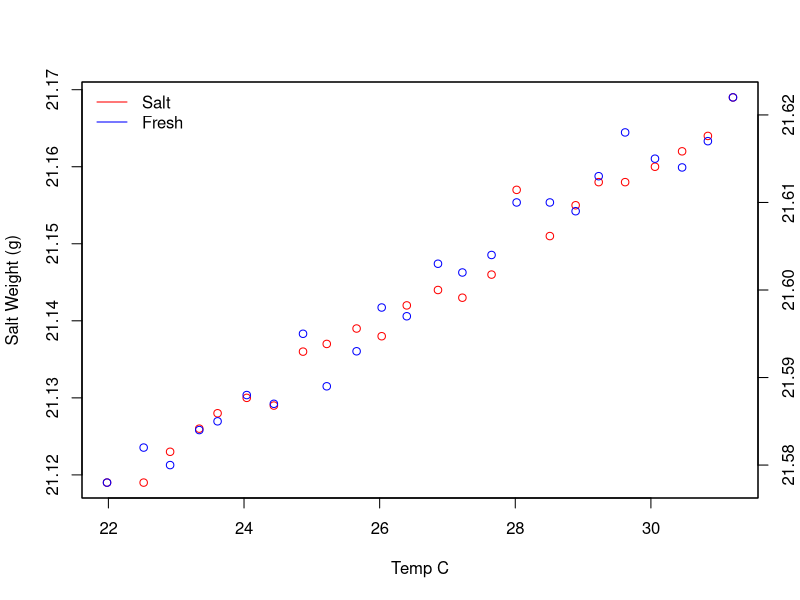
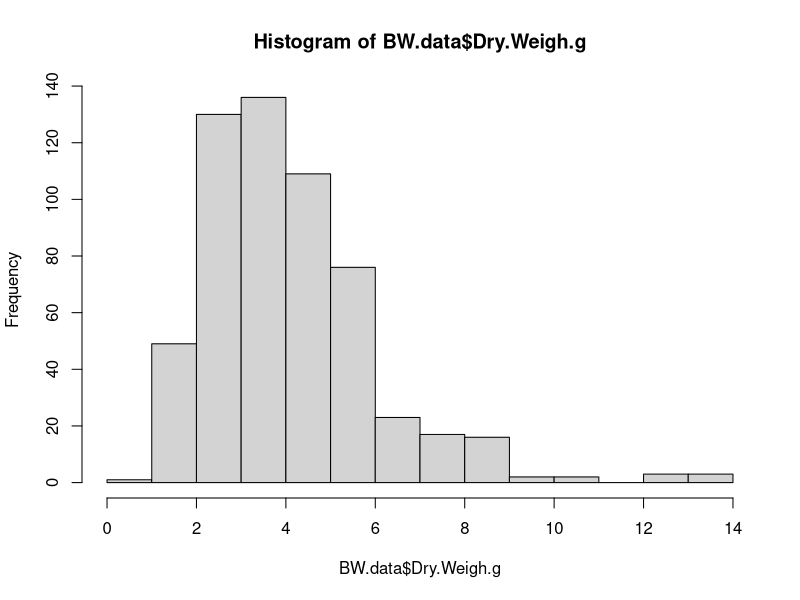
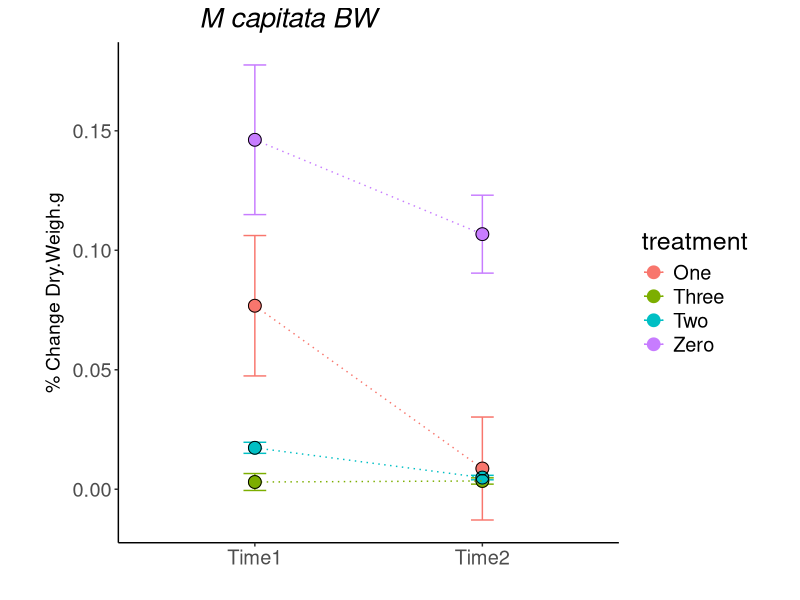

Recreate these plots in R, in order.
## ---- chunk 1
knitr::opts_chunk$set(echo = TRUE)
## ---- chunk 2
#rm(list=ls()) # removes all prior objects

library("car") #levenes test
library("ggplot2") #plotting
library("plotrix") #plotting
library("reshape") #data shaping
require("gridExtra") #Arrange Plots for output
require("plyr") #for ddply
require("dplyr")
require("utils")
library("reshape2") #data shaping
library(lubridate)

#load metadata
geno.frag<-read.csv("UROP_metadata_colony.csv")
  geno.frag$genotype<-as.factor(as.character(geno.frag$genotype))
  geno.frag$frag.id<-as.factor(as.character(geno.frag$frag.id))

#load shade levels
shade.levels<-read.csv("shade.levels.csv")
  shade.levels$frag.id<-as.factor(as.character(shade.levels$frag.id))
  shade.levels$treatment<-as.factor(as.character(shade.levels$treatment))
  shade.levels$light.level<-as.factor((shade.levels$light.level))
  shade.levels<-unique(shade.levels) #remove dups

  # geno_fragid<-geno.frag$frag.id               #Check for missing data
  # shade.levels_fragid<-shade.levels$frag.id
  #diffs<-as.data.frame(setdiff( geno_fragid, shade.levels_fragid))
  metadata<-merge(shade.levels,geno.frag, by.x="frag.id",no.dups=T)

#add in depth data
geno.depth<-read.csv("UROP_geno_Depth.csv")
  # meta_genoID<-metadata$genotype        ##### Check for missing data
  # depth_genoID<-geno.depth$genotype
  #diffs<-as.data.frame(setdiff(meta_genoID, depth_genoID)) # no depth data for 912, 916, 909, 911, 910, 922, 920
  metadata<-merge(metadata,geno.depth, by.x="genotype")

# add tank meta
tank<-read.csv("UROP_frag_tank.csv")

metadata<-merge(metadata,tank, by.x="frag.id")

## ---- chunk 3
BW.data.T0 <-read.csv('Buoyant_weight/UROP_BW_T0_20171029.csv') 
BW.data.T1 <-read.csv('Buoyant_weight/UROP_BW_T1_20171129.csv') 
BW.data.T2 <-read.csv('Buoyant_weight/UROP_BW_T2_20180108.csv')
BW.data<-rbind(BW.data.T0,BW.data.T1,BW.data.T2) #combine

BW.data<-merge(BW.data, metadata, by.x="frag.id") 

  BW_fragid<-BW.data$frag.id
  meta_fragid<-metadata$frag.id
  setdiff(BW_fragid, meta_fragid) #check what we lose, 142 144  73 283 217  cannot find genotype info in MO notes


BW.data$frag.id<-as.factor(as.character(BW.data$frag.id))
BW.data$temp.c<-as.numeric(BW.data$temp.c)
BW.data$time.point<-as.factor(as.character(BW.data$time.point))

BW <- BW.data$mass.g
Temp <- BW.data$temp.C 


#HP
# load data 
CalData<-read.csv('Buoyant_weight/Bouyant_weight_calibration_curve.csv', header=T, sep=",")
#Data with Standard weights in grams in deionized water, saltwater, and the temp that they were measured at

#plot relationship between temp and Standard in fresh and salt water
plot(CalData$Temp, CalData$StandardSalt, col = 'red', ylab = 'Salt Weight (g)', xlab = 'Temp C')
par(new=TRUE)
plot(CalData$Temp, CalData$StandardFresh, col = 'blue',xaxt="n",yaxt="n",xlab="",ylab="")
axis(4)
mtext("'Fresh Weight (g)'",side=4,line=3)
legend("topleft",col=c("red","blue"),lty=1,legend=c("Salt","Fresh"), bty = "n")

#linear regression between temp and Standard
#Salt water standard measures
StandardSaltModel <- lm(CalData$StandardSalt~CalData$Temp)
summary(StandardSaltModel)
summary(StandardSaltModel)$r.squared
StandardSaltModel$coef

#Fresh water standard measures
StandardFreshModel <- lm(CalData$StandardFresh~CalData$Temp)
summary(StandardFreshModel)
summary(StandardFreshModel)$r.squared
StandardFreshModel$coef

BW <- BW.data$mass.g
Temp <- BW.data$temp.c 

BWCalc_Mcap <- function(StandardAir= 39.092, Temp, BW, CoralDensity = 2.03){
  #Parameters---------------------------------------------------------------
  # StandardAir is the weight of the Standard in air (Default set at 39.092 grams weighed on balance)
  # Temp is the temperature of the water during the coral measurement
  # BW is the buoywant weight of the coral
  # CoralDensity <- 2.03 #g cm-3, set aragonite density for Montipora from literature 
  #Montipora Arag = 2.03 g cm-3 average from table 2 in Anthony 2003 Functional Ecology 17:246-259
  

 #Calculation------------------------------------------------------------
  #Step 1: correct the Standard weights for temperature
  # StandardFresh is the weight of the Standard in  fresh water at temp x
  # StandardSalt is the weight of the Standard in salt water at temp x
  
  # This is based on a calibration curve for Standards weighed in fresh and salt water at many temps
StandardFresh <- StandardFreshModel$coef[-1]*Temp + StandardFreshModel$coef[1] 
StandardSalt <- StandardSaltModel$coef[-1]*Temp + StandardSaltModel$coef[1] 
  
  # Step 2: Use weight in air and freshwater of the  Standard to calculate
  # the density of the Standard (Davies eq. 4)
FreshDensity <- 1 #Fresh water has a density of 1 g/cm3
StandardDensity <- FreshDensity/(1-(StandardFresh/StandardAir)) 
  
  # Step 3: Calculate the density of seawater using the density of the Standard
  # (Spencer Davies eq. 3)
SWDensity <- StandardDensity*(1-(StandardSalt/StandardAir))
  
  # Step 4: Calculate the dry weight of the coral (Davies eq. 1)
CoralWeight <- BW/(1-(SWDensity/CoralDensity))
  
  return(CoralWeight) #returns coral dry weights in g
}
   
BW.data$Dry.Weigh.g <- BWCalc_Mcap(BW=BW, Temp=Temp) #use function to calculate dry weight
hist(BW.data$Dry.Weigh.g) #not normal
 #BW.data$Dry.Weigh.g_log<-log10(BW.data$Dry.Weigh.g+1)
 #hist(BW.data$Dry.Weigh.g_log) #better
#boxplot(BW.data$Dry.Weigh.g_log) #examine data


# below, we are getting rid of columns we don't need anymore, and reorganizing the data by Fragment and clade/color and treatment. This way our time points will be in the same row)
data_BW <- reshape(BW.data, timevar = "time.point", drop = c("mass.g","temp.c", "date","notes","Dry.weigh.g_log"), idvar=c("frag.id","treatment","light.level","genotype"), direction="wide")

# This calculates the growth rate, if you look it takes Timepoint1 subtracts timepoint0 and divides by timepoint 0 and then divides by number of days , times 100
data_BW$time1.growth <- (((data_BW$Dry.Weigh.g.T1 - data_BW$Dry.Weigh.g.T0)/data_BW$Dry.Weigh.g.T0)*100)/data_BW$days.T1 #calculate growth rate for time1
data_BW$time2.growth <- (((data_BW$Dry.Weigh.g.T2 - data_BW$Dry.Weigh.g.T1)/data_BW$Dry.Weigh.g.T1)*100)/data_BW$days.T2 #calculate growth rate for time2


# mean, standard dev, and sem
time1_McapBW <-ddply(data_BW, .( treatment), summarize, 
              N=length(na.omit(time1.growth)), 
              mean = (mean(time1.growth, na.rm=TRUE)) , 
              sd = sd(time1.growth, na.rm=TRUE) ,
              sem = (sd(time1.growth,na.rm=T)/sqrt(N))) 
time1_McapBW$Time <- "Time1"  

time2_McapBW <-ddply(data_BW, .(treatment), summarize, 
              N=length(na.omit(time2.growth)), 
              mean = (mean(time2.growth, na.rm=TRUE)) ,  
              sd = sd(time2.growth, na.rm=TRUE) ,
              sem = (sd(time2.growth,na.rm=T)/sqrt(N))) 
time2_McapBW$Time <- "Time2" 

# #save this dataframe as "G"
# G_McapA <- rbind(time1_McapBW[1,],time2_McapBW[1,])# Create a new column that we rename each row by treatment
# G_McapH <- rbind(time1_McapBW[2,],time2_McapBW[2,])# Create a new column that we rename each row by treatment
# G_Mcap<-rbind(G_McapA, G_McapH)
# # Stress.Recovery column 
#  # make new column that renames "time" to Stress or Recovery
# G_Mcap$newtime = ifelse(G_Mcap$Time == "Time1", "Post-Stress", "Post-Recovery")
# G_Mcap <- within(G_Mcap, newtime <- factor(newtime, levels = c("Post-Stress", "Post-Recovery"))) # Set order of levels so plots in right order
#  

BW<-rbind(time1_McapBW,time2_McapBW) 
BW$code<-paste(BW$treatment,BW$Time)


#this is an ugly plot:
Mcap_BW_plot<-ggplot(data=BW, aes(x=Time, y=mean, group = treatment, color=treatment)) +
  geom_errorbar(aes(ymin=mean-sem, ymax=mean+sem),
                width=0.1, show.legend = T)+
  geom_point(aes(color=treatment), size=4, show.legend = T)+  
  geom_line(aes(color=treatment),linetype="dotted")+
  #scale_color_manual(values=c("dodgerblue3", "darkred"))+
   geom_point(shape = 1,size = 4,colour = "black")+
  xlab("") + #Label the X Axis
      #ylim(0, .6)+
  theme_bw() + #Set the background color
  theme(axis.line = element_line(color = 'black'), #Set the axes color
        axis.title=element_text(size=14,face="bold"), #Set axis format
        panel.border = element_blank(), #Set the border 
        panel.grid.major = element_blank(), #Set the major gridlines
        panel.grid.minor = element_blank(), #Set the minor gridlines
        text = element_text(size=18),  # set element text
        plot.background =element_blank(), #Set the plot background
        legend.key = element_blank()) + #Set plot legend key
  # theme(panel.grid.major = element_blank(), 
  #       panel.grid.minor = element_blank(),
  #       panel.background = element_rect(colour = "black", size=1))+
        theme(aspect.ratio=1)+
  ylab(expression(paste("% Change Dry.Weigh.g"))) +
   ggtitle("M capitata BW")+
  theme(plot.title = element_text(size=20, face = "italic", hjust=0.25));Mcap_BW_plot
